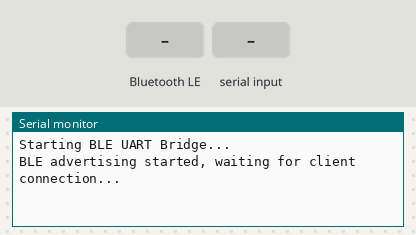
The sketch below on a simulated ESP32. Shown: the last lines printed to the serial monitor. Inputs (shaded band) come from the test bench. Nothing arrives over Bluetooth unless stated; a phone connects over Bluetooth LE 3 s after start.

Above: at 1.2 s.
1.3 s: Bluetooth LE write "1" received
At 2.5 s:
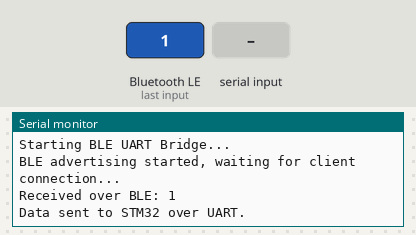
2.8 s: "1" received over the second serial link
At 2.96 s:
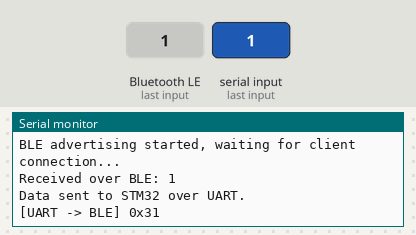
4.5 s: Bluetooth LE write "0" received
At 5.1 s:
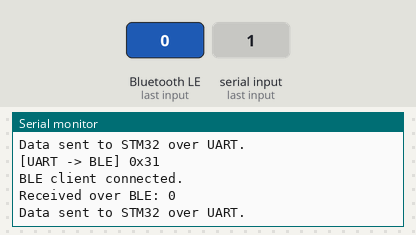
6.0 s: "0" received over the second serial link
At 6.3 s:
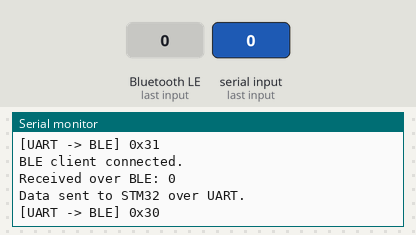

The sketch:

ESPCUV3.ino
```cpp
#include <BLEDevice.h>
#include <BLEServer.h>
#include <BLEUtils.h>
#include <BLE2902.h>

// Nordic UART Service (NUS) UUIDs
#define SERVICE_UUID           "6E400001-B5A3-F393-E0A9-E50E24DCCA9E"
#define CHARACTERISTIC_UUID_RX "6E400002-B5A3-F393-E0A9-E50E24DCCA9E"  // Write from central (BLE client to ESP32)
#define CHARACTERISTIC_UUID_TX "6E400003-B5A3-F393-E0A9-E50E24DCCA9E"  // Notify to central (ESP32 to BLE client)

#define RX_PIN 16  // ESP32 RX pin for UART (TX from STM32)
#define TX_PIN 17  // ESP32 TX pin for UART (RX to STM32)

HardwareSerial UART2(1);  // Hardware UART instance for communication with STM32

BLECharacteristic *pTxCharacteristic;
bool deviceConnected = false;

// Callback for BLE connection events
class MyServerCallbacks: public BLEServerCallbacks {
  void onConnect(BLEServer* pServer) override {
    deviceConnected = true;
    Serial.println("BLE client connected.");
  }

  void onDisconnect(BLEServer* pServer) override {
    deviceConnected = false;
    Serial.println("BLE client disconnected.");
    // Restart advertising so a new client can connect
    pServer->getAdvertising()->start();
  }
};

// Callback for when data is written by the BLE client (PC)
class MyCallbacks: public BLECharacteristicCallbacks {
  void onWrite(BLECharacteristic *pCharacteristic) override {
    // Explicit conversion from Arduino String to std::string
    std::string rxValue(pCharacteristic->getValue().c_str());
    if (!rxValue.empty()) {
      Serial.print("Received over BLE: ");
      Serial.println(rxValue.c_str());

      // Forward the received BLE data to the STM32 via UART2 using println (adds a newline)
      UART2.println(rxValue.c_str());
      Serial.println("Data sent to STM32 over UART.");
    }
  }
};


void setup() {
  // Start Serial for debug output
  Serial.begin(115200);
  Serial.println("Starting BLE UART Bridge...");

  // Initialize UART2 for STM32 communication
  // Configure at 921600 baud rate, 8 data bits, no parity, 1 stop bit
  UART2.begin(921600, SERIAL_8N1, RX_PIN, TX_PIN);

  // Initialize BLE
  BLEDevice::init("Cable Undefined V3 BLE"); // BLE device name
  BLEServer *pServer = BLEDevice::createServer();
  pServer->setCallbacks(new MyServerCallbacks());

  // Create BLE service
  BLEService *pService = pServer->createService(SERVICE_UUID);

  // Create TX characteristic with Notify property
  pTxCharacteristic = pService->createCharacteristic(
                      CHARACTERISTIC_UUID_TX,
                      BLECharacteristic::PROPERTY_NOTIFY
                    );
  // Add a descriptor to enable notifications on the client side
  pTxCharacteristic->addDescriptor(new BLE2902());

  // Create RX characteristic with Write property (data coming from BLE client)
  BLECharacteristic *pRxCharacteristic = pService->createCharacteristic(
                                         CHARACTERISTIC_UUID_RX,
                                         BLECharacteristic::PROPERTY_WRITE
                                       );
  pRxCharacteristic->setCallbacks(new MyCallbacks());

  // Start the BLE service
  pService->start();

  // Start advertising the BLE service so a central device can discover it.
  BLEAdvertising *pAdvertising = pServer->getAdvertising();
  pAdvertising->start();

  Serial.println("BLE advertising started, waiting for client connection...");
}

void loop() {
  // Check if data is available from STM32 via UART2
  while (UART2.available()) {
    uint8_t c = UART2.read();
    Serial.printf("[UART -> BLE] 0x%02X\n", c);

    // If a BLE client is connected, send the received byte as a BLE notification.
    if (deviceConnected) {
      pTxCharacteristic->setValue(&c, 1);
      pTxCharacteristic->notify();
    }
  }
  // Small delay can help with timing.
    delay(10);
}
```

Measured:
- after the input at 1.3 s, the serial monitor: prints a new line at once (image 1)
- after the input at 2.8 s, the serial monitor: prints a new line at once (image 2)
- after the input at 4.5 s, the serial monitor: prints a new line at once (image 3)
- after the input at 6.0 s, the serial monitor: prints a new line at once (image 4)
